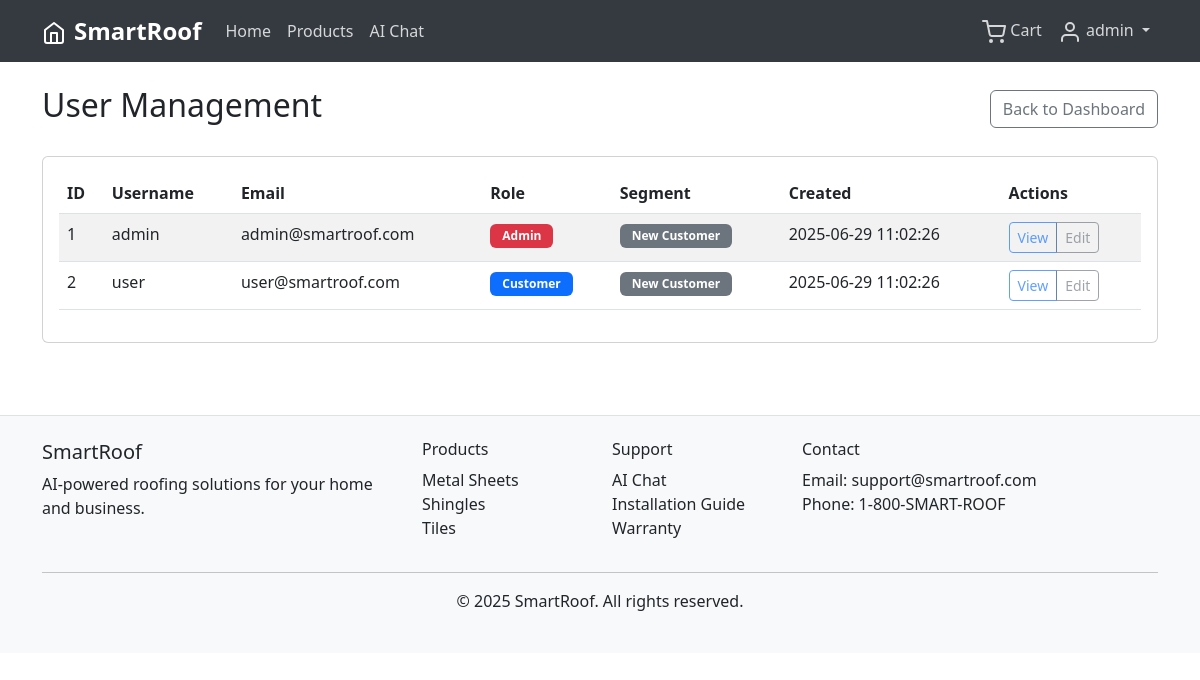
/admin/users (signed in), run on an earlier commit of the app's database.
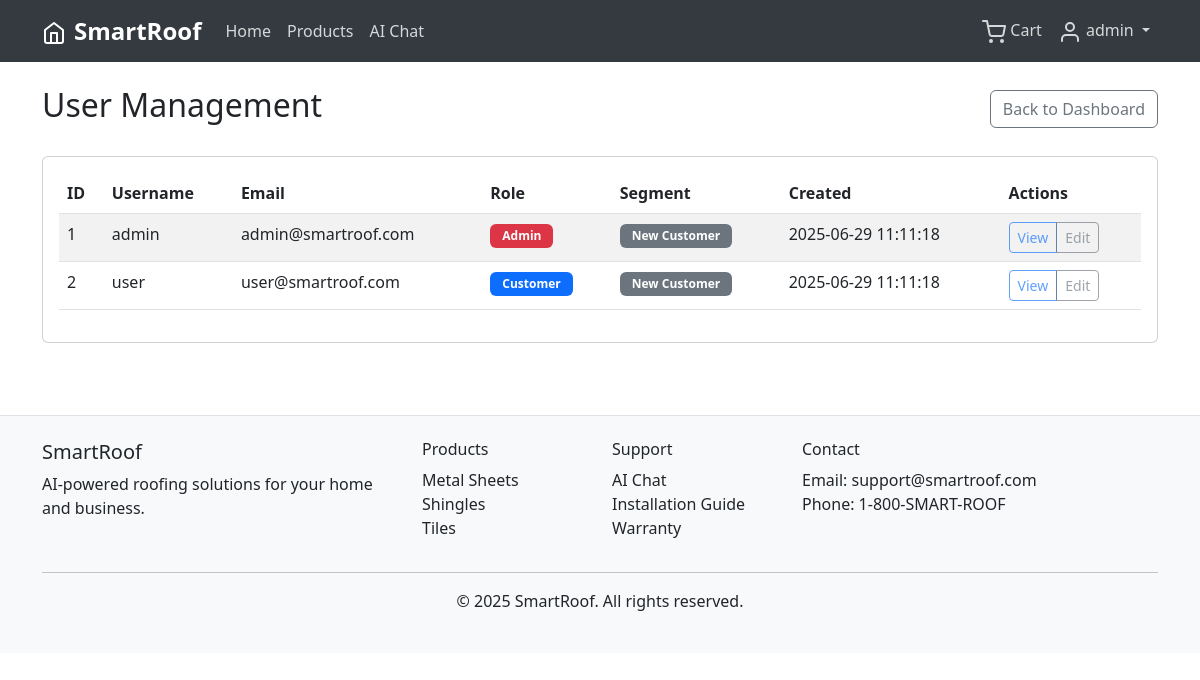
And on a later commit of the database.
### tables this page shows
CREATE TABLE users (
            id INTEGER PRIMARY KEY AUTOINCREMENT,
            username TEXT UNIQUE NOT NULL,
            email TEXT UNIQUE NOT NULL,
            password_hash TEXT NOT NULL,
            is_admin BOOLEAN DEFAULT FALSE,
            created_at TIMESTAMP DEFAULT CURRENT_TIMESTAMP
        );

### routes.py (the view)
@app.route('/admin/users')
@login_required
def admin_users():
    if not current_user.is_admin:
        flash('Access denied', 'error')
        return redirect(url_for('index'))
    conn = get_db_connection()
    users_data = conn.execute('SELECT * FROM users').fetchall()
    conn.close()
    users = {}
    for user_data in users_data:
        users[user_data['id']] = User(
            user_data['id'], user_data['username'], user_data['email'],
            user_data['password_hash'], user_data['is_admin'], user_data['created_at']
        )
    return render_template('admin/users.html', users=users, segments={})

### app.py (called while the page is built)
@login_manager.user_loader
def load_user(user_id):
    from models import User
    return User.get(int(user_id))

### database.py (called while the page is built)
def get_db_connection():
    conn = sqlite3.connect(DATABASE_PATH)
    conn.row_factory = sqlite3.Row
    return conn

### models.py (called while the page is built)
    @staticmethod
    def get(user_id):
        conn = get_db_connection()
        user = conn.execute('SELECT * FROM users WHERE id = ?', (user_id,)).fetchone()
        conn.close()
        if user:
            return User(user['id'], user['username'], user['email'],
                       user['password_hash'], user['is_admin'], user['created_at'])
        return None

### templates/admin/users.html (shortened to what this page needs)
{% extends "base.html" %}
{% block content %}
<div class="container py-4">
    <div class="d-flex justify-content-between align-items-center mb-4">
        <h2>User Management</h2>
        <a href="{{ url_for('admin_dashboard') }}" class="btn btn-outline-secondary">Back to Dashboard</a>
    </div>
    <div class="card">
        <div class="card-body">
            <div class="table-responsive">
                <table class="table table-striped">
                    <thead>
                        <tr>
                            <th>ID</th>
                            <th>Username</th>
                            <th>Email</th>
                            <th>Role</th>
                            <th>Segment</th>
                            <th>Created</th>
                            <th>Actions</th>
                        </tr>
                    </thead>
                    <tbody>
                        {% for user in users.values() %}
                        <tr>
                            <td>{{ user.id }}</td>
                            <td>{{ user.username }}</td>
                            <td>{{ user.email }}</td>
                            <td>
                                <span class="badge bg-{% if user.is_admin %}danger{% else %}primary{% endif %}">
                                    {% if user.is_admin %}Admin{% else %}Customer{% endif %}
                                </span>
                            </td>
                            <td>
                                {% if user.id in segments %}
                                    <span class="badge bg-info">{{ segments[user.id] }}</span>
                                {% else %}
                                    <span class="badge bg-secondary">New Customer</span>
                                {% endif %}
                            </td>
                            <td>{{ user.created_at }}</td>
                            <td>
                                <div class="btn-group btn-group-sm">
                                    <button class="btn btn-outline-primary" disabled>View</button>
                                    <button class="btn btn-outline-secondary" disabled>Edit</button>
                                </div>
                            </td>
                        </tr>
                        {% endfor %}
                    </tbody>
                </table>
            </div>
        </div>
    </div>
</div>
{% endblock %}

### templates/base.html (shortened to what this page needs)
<!DOCTYPE html>
<html lang="en" data-bs-theme="light">
<head>
    <link href="https://cdn.jsdelivr.net/npm/bootstrap@5.3.0/dist/css/bootstrap.min.css" rel="stylesheet">
    <link rel="stylesheet" href="{{ url_for('static', filename='css/style.css') }}">
</head>
<body>
    <nav class="navbar navbar-expand-lg navbar-dark">
        <div class="container">
            <a class="navbar-brand fw-bold" href="{{ url_for('index') }}">
                <i data-feather="home" class="me-2"></i>SmartRoof
            </a>
            <div class="collapse navbar-collapse" id="navbarNav">
                <ul class="navbar-nav me-auto">
                    <li class="nav-item">
                        <a class="nav-link" href="{{ url_for('index') }}">Home</a>
                    </li>
                    <li class="nav-item">
                        <a class="nav-link" href="{{ url_for('products') }}">Products</a>
                    </li>
                    <li class="nav-item">
                        <a class="nav-link" href="{{ url_for('chat') }}">AI Chat</a>
                    </li>
                </ul>
                <ul class="navbar-nav">
                    {% if current_user.is_authenticated %}
                        <li class="nav-item">
                            <a class="nav-link" href="{{ url_for('cart') }}">
                                <i data-feather="shopping-cart"></i> Cart
                            </a>
                        </li>
                        <li class="nav-item dropdown">
                            <a class="nav-link dropdown-toggle" href="#" id="navbarDropdown" role="button" data-bs-toggle="dropdown">
                                <i data-feather="user"></i> {{ current_user.username }}
                            </a>
                        </li>
                    {% endif %}
                </ul>
            </div>
        </div>
    </nav>
    <main>
        {% block content %}{% endblock %}
    </main>
    <footer class="bg-light text-dark py-4 mt-5 border-top">
        <div class="container">
            <div class="row">
                <div class="col-md-4">
                    <h5>SmartRoof</h5>
                    <p>AI-powered roofing solutions for your home and business.</p>
                </div>
                <div class="col-md-2">
                    <h6>Products</h6>
                    <ul class="list-unstyled">
                        <li><a href="{{ url_for('products', category='Metal Sheets') }}" class="text-dark">Metal Sheets</a></li>
                        <li><a href="{{ url_for('products', category='Shingles') }}" class="text-dark">Shingles</a></li>
                        <li><a href="{{ url_for('products', category='Tiles') }}" class="text-dark">Tiles</a></li>
                    </ul>
                </div>
                <div class="col-md-2">
                    <h6>Support</h6>
                    <ul class="list-unstyled">
                        <li><a href="{{ url_for('chat') }}" class="text-dark">AI Chat</a></li>
                        <li><a href="#" class="text-dark">Installation Guide</a></li>
                        <li><a href="#" class="text-dark">Warranty</a></li>
                    </ul>
                </div>
                <div class="col-md-4">
                    <h6>Contact</h6>
                    <p>Email: support@smartroof.com<br>Phone: 1-800-SMART-ROOF</p>
                </div>
            </div>
            <hr>
            <div class="text-center">
                <p>&copy; 2025 SmartRoof. All rights reserved.</p>
            </div>
        </div>
    </footer>
</body>
</html>

What changed in the data, as far as the page shows it:
changed users "admin": created_at "2025-06-29 11:02:26" → "2025-06-29 11:11:18"
changed users "user": created_at "2025-06-29 11:02:26" → "2025-06-29 11:11:18"
